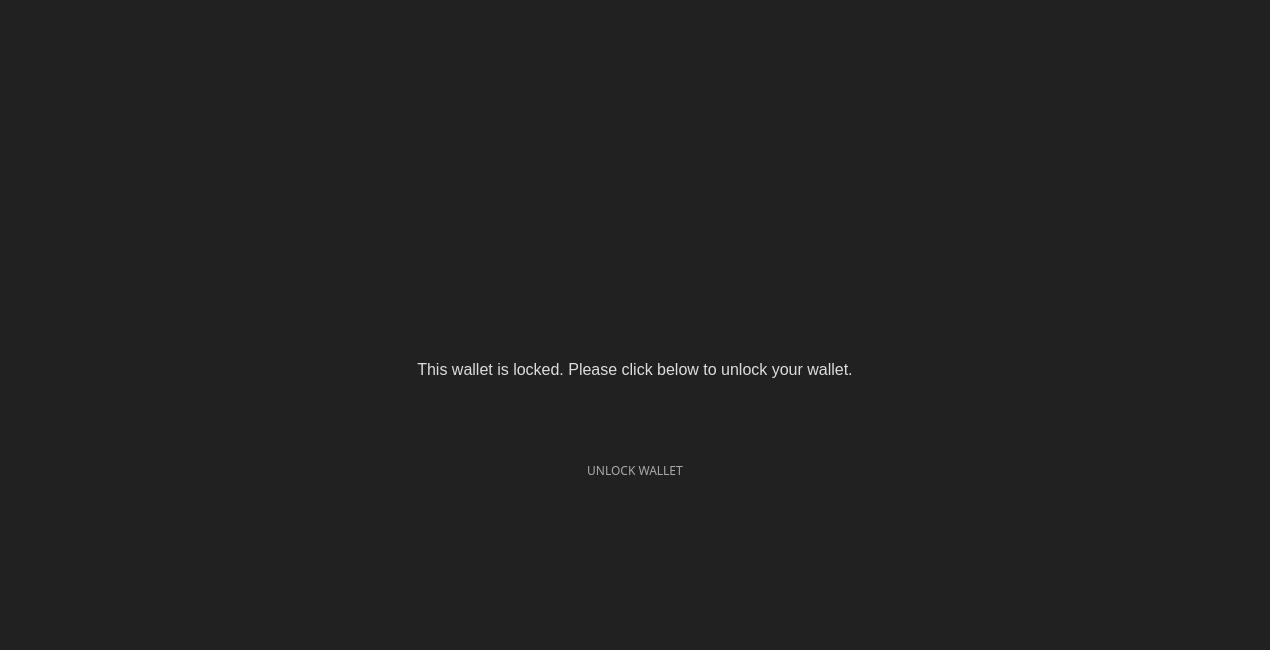
       <widget class="QGroupBox" name="lockBox">
        <property name="sizePolicy">
         <sizepolicy hsizetype="Expanding" vsizetype="Preferred">
          <horstretch>0</horstretch>
          <verstretch>0</verstretch>
         </sizepolicy>
        </property>
        <property name="minimumSize">
         <size>
          <width>1270</width>
          <height>650</height>
         </size>
        </property>
        <property name="maximumSize">
         <size>
          <width>16777215</width>
          <height>16777215</height>
         </size>
        </property>
        <property name="styleSheet">
         <string notr="true">border: 0px; color: #aaa; 
background-color: #212121;</string>
        </property>
        <property name="title">
         <string/>
        </property>
        <layout class="QVBoxLayout" name="verticalLayout_6">
         <item>
          <widget class="QLabel" name="empty_1">
           <property name="sizePolicy">
            <sizepolicy hsizetype="Expanding" vsizetype="Preferred">
             <horstretch>0</horstretch>
             <verstretch>0</verstretch>
            </sizepolicy>
           </property>
           <property name="styleSheet">
            <string notr="true">color: #ddd; 
font-size: 16px;</string>
           </property>
           <property name="text">
            <string/>
           </property>
           <property name="alignment">
            <set>Qt::AlignCenter</set>
           </property>
          </widget>
         </item>
         <item alignment="Qt::AlignHCenter|Qt::AlignVCenter">
          <widget class="QLabel" name="label_36">
           <property name="sizePolicy">
            <sizepolicy hsizetype="Expanding" vsizetype="Maximum">
             <horstretch>0</horstretch>
             <verstretch>0</verstretch>
            </sizepolicy>
           </property>
           <property name="text">
            <string/>
           </property>
           <property name="pixmap">
            <pixmap resource="../../resources.qrc">:/images/lock</pixmap>
           </property>
          </widget>
         </item>
         <item>
          <widget class="QLabel" name="label_37">
           <property name="sizePolicy">
            <sizepolicy hsizetype="Expanding" vsizetype="Preferred">
             <horstretch>0</horstretch>
             <verstretch>0</verstretch>
            </sizepolicy>
           </property>
           <property name="styleSheet">
            <string notr="true">color: #ddd; 
font-size: 16px;</string>
           </property>
           <property name="text">
            <string>This wallet is locked. Please click below to unlock your wallet.</string>
           </property>
           <property name="alignment">
            <set>Qt::AlignCenter</set>
           </property>
          </widget>
         </item>
         <item alignment="Qt::AlignHCenter">
          <widget class="QPushButton" name="b1_unlockWalletButton">
           <property name="sizePolicy">
            <sizepolicy hsizetype="Expanding" vsizetype="Expanding">
             <horstretch>0</horstretch>
             <verstretch>0</verstretch>
            </sizepolicy>
           </property>
           <property name="minimumSize">
            <size>
             <width>180</width>
             <height>31</height>
            </size>
           </property>
           <property name="maximumSize">
            <size>
             <width>600</width>
             <height>50</height>
            </size>
           </property>
           <property name="font">
            <font>
             <family>Poppins</family>
            </font>
           </property>
           <property name="styleSheet">
            <string notr="true">/* This button style is handled automatically by OverviewFrame:setStyles() (in OverviewFrame.cpp) */</string>
           </property>
           <property name="text">
            <string>UNLOCK WALLET</string>
           </property>
          </widget>
         </item>
         <item>
          <widget class="QLabel" name="empty">
           <property name="sizePolicy">
            <sizepolicy hsizetype="Expanding" vsizetype="Preferred">
             <horstretch>0</horstretch>
             <verstretch>0</verstretch>
            </sizepolicy>
           </property>
           <property name="styleSheet">
            <string notr="true">color: #ddd; 
font-size: 16px;</string>
           </property>
           <property name="text">
            <string/>
           </property>
           <property name="alignment">
            <set>Qt::AlignCenter</set>
           </property>
          </widget>
         </item>
        </layout>
       </widget>
